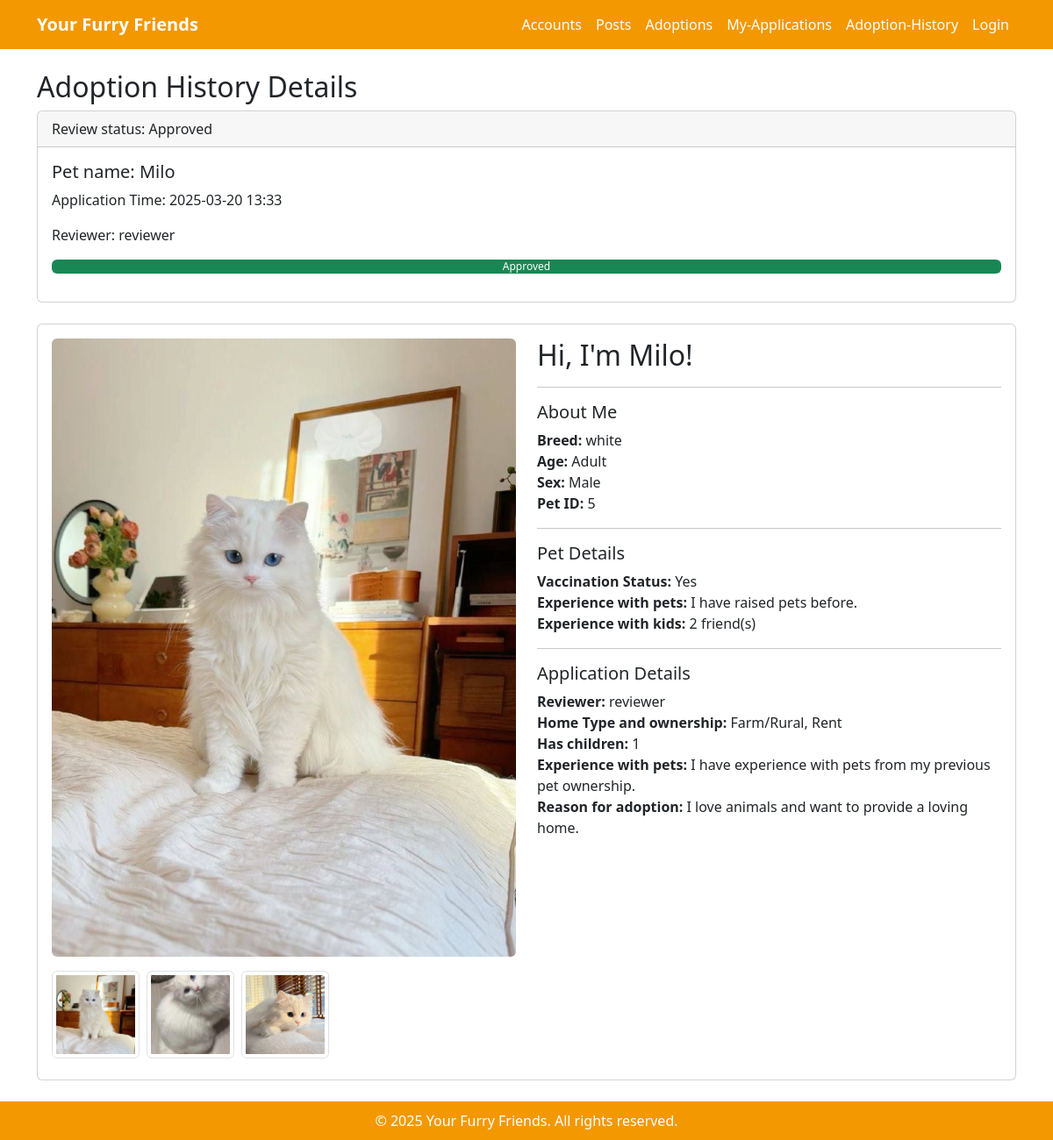
The app's page /adoptions/details/5 with its own data.
### adoptions/models.py (models this page shows, shortened)
class AdoptionReview(models.Model):
    adopt_review_id = models.AutoField(primary_key=True)
    adopt_info = models.ForeignKey(
        AdoptPetInfo, on_delete=models.CASCADE, related_name="reviews", null=True, blank=True
    )
    pet = models.ForeignKey(Pet, on_delete=models.CASCADE)
    adopter_username = models.ForeignKey(User, on_delete=models.CASCADE, related_name="adoption_requests")
    operator_username = models.ForeignKey(User, on_delete=models.SET_NULL, null=True, blank=True, related_name="processed_reviews")
    status = models.CharField(
        max_length=20,
        choices=[('Pending', 'Pending'), ('Approved', 'Approved'), ('Rejected', 'Rejected')],
        default='Pending'
    )  # 审核状态
    applied_at = models.DateTimeField(auto_now_add=True)
    review_time = models.DateTimeField(null=True, blank=True)  # 确认这里

class AdoptPetInfo(models.Model):
    adopt_info_id = models.AutoField(primary_key=True)
    pet = models.ForeignKey(Pet, on_delete=models.CASCADE)
    user = models.ForeignKey(User, on_delete=models.CASCADE, related_name="adopted_pets")# 添加了related_name="adopted_pets"
    operator = models.ForeignKey(User, on_delete=models.CASCADE, related_name="processed_adoptions") # 添加了related_name="processed_adoptions"
    home_type = models.CharField(max_length=50)
    home_ownership = models.CharField(max_length=50)
    has_landlord_permission = models.BooleanField(default=False)
    has_other_pets = models.TextField(blank=True, null=True)
    has_children = models.CharField(max_length=10,
                                    choices=[('0', '0'), ('1', '1'),
                                             ('2', '2'), ('3', '3'),
                                             ('4', '4'), ('5', '5')],
                                    default='0'
                                    )
    experience_with_pets = models.TextField()
    reason_for_adoption = models.TextField()
    created_at = models.DateTimeField(auto_now_add=True)

### posts/models.py (models this page shows, shortened)
class Pet(models.Model):
    pet_id = models.AutoField(primary_key=True)
    name = models.CharField(max_length=100)
    sex = models.CharField(max_length=10, choices=[('Male', 'Male'), ('Female', 'Female')])
    age = models.CharField(max_length=10, choices=[('Young', 'Young'), ('Adult', 'Adult')])
    weight = models.FloatField()
    breed = models.CharField(max_length=100, blank=True, null=True)
    size = models.CharField(max_length=50, choices=[('Small', 'Small'), ('Medium', 'Medium'), ('Large', 'Large')])
    status = models.CharField(max_length=20, choices=[('Available', 'Available'), ('Adopted', 'Adopted')], default='Available')
    posted_by = models.ForeignKey(settings.AUTH_USER_MODEL, on_delete=models.CASCADE)  # 关联用户
    created_at = models.DateTimeField(auto_now_add=True)
    type = models.CharField(max_length=50, choices=[('Dog', 'Dog'), ('Cat', 'Cat')])

class PetImage(models.Model):
    pet_image_id = models.AutoField(primary_key=True)
    pet = models.ForeignKey(Pet, on_delete=models.CASCADE, related_name="images")
    pet_image = models.ImageField(upload_to='pet_images/', null=True, blank=True)

class PostPetInfo(models.Model):
    post_info_id = models.AutoField(primary_key=True)
    pet = models.ForeignKey(Pet, on_delete=models.CASCADE)  # 🐶 关联宠物信息
    user = models.ForeignKey(
        settings.AUTH_USER_MODEL,  # ✅ 这里用 `settings.AUTH_USER_MODEL`
        on_delete=models.CASCADE,
        related_name="posted_pets",
        null = True,
        blank = True
    )  # ✅ **确保正确关联 `accounts.User`**
    email = models.EmailField(max_length=254, blank=True, null=True)  # ✅新增Email字段
    home_type = models.CharField(max_length=20,
                                 choices=[('Apartment', 'Apartment'), ('House', 'House'),
                                          ('Townhouse', 'Townhouse'), ('Farm/Rural', 'Farm/Rural')],
                                 default='Apartment'
                                 )
    home_ownership = models.CharField(max_length=20,
                                      choices=[('Own', 'Own'), ('Rent', 'Rent'),
                                          ('Living with parents', 'Living with parents'), ('Other', 'Other')],
                                      default='Own'
                                      )
    has_other_pets = models.TextField(blank=True, null=True)
    has_children = models.CharField(max_length=10,
                                      choices=[('0', '0'), ('1', '1'),
                                           ('2', '2'), ('3', '3'),
                                           ('4', '4'), ('5', '5')],
                                      default='0'
                                      )
    experience_with_pets = models.TextField(blank=True, null=True)
    reason_for_fostering = models.TextField(blank=True, null=True)
    pet_passport = models.TextField(blank=True, null=True)
    vaccinated = models.CharField(max_length=20,
                                 choices=[('Yes', 'Yes'), ('No', 'No'),
                                         ],
                                 default='No'
                                 )
    status = models.CharField(
        max_length=20, choices=[('Pending', 'Pending'), ('Approved', 'Approved'), ('Rejected', 'Rejected')],
        default='Pending'
    )  # 📌 **审核状态**
    created_at = models.DateTimeField(auto_now_add=True)
    review_time = models.DateTimeField(null=True, blank=True)

### accounts/models.py (models this page shows)
class User(AbstractUser):
    email = models.EmailField(unique=False, blank=True, null=True) # 改为了false（允许了多个用户注册）
    username = models.CharField(max_length=50, unique=True)  # 自定义用户名长度
    phone_no = models.CharField(max_length=15, unique=True, null=True, blank=True)
    address = models.TextField(null=True, blank=True)
    birthday = models.DateField(null=True, blank=True)
    title = models.CharField(max_length=50, null=True, blank=True)
    user_type = models.CharField(
        max_length=20,
        choices=[('User', 'User'), ('Admin', 'Admin')],
        default='User'
    )  # 用户类型（普通用户 / 管理员）
    status = models.CharField(
        max_length=10,
        choices=[('Active', 'Active'), ('Banned', 'Banned')],
        default='Active'
    )  # 用户状态
    user_image = models.ImageField(upload_to='user_images/', null=True, blank=True)
    created_at = models.DateTimeField(auto_now_add=True)
    updated_at = models.DateTimeField(auto_now=True)
    def __str__(self):
        return self.username

### adoptions/views.py (the view)
# urls.py: path('details/<int:pet_id>', views.history_details, name='history_details'),
def history_details(request, pet_id):
    from django.db.models import Max
    application = AdoptPetInfo.objects.filter(pet__pet_id=pet_id) \
        .annotate(latest_review_time=Max('reviews__review_time')) \
        .order_by('-latest_review_time').first()
    review = AdoptionReview.objects.filter(pet__pet_id=pet_id).order_by('-applied_at').first()
    pet_info = PostPetInfo.objects.filter(pet_id=pet_id).filter(pet__pet_id=pet_id).first()
    context = {
        'application': application,
        'review': review,
        'pet_info':pet_info,
    }
    return render(request, 'adoptions/history_details.html', context)

### templates/adoptions/history_details.html
{% extends 'adoptions/base.html' %}
{% load static %}
{% block content %}
<div class="container mt-4">
  <h2>Adoption History Details</h2>
  {% if review %}
    <div class="card mb-4">
      <div class="card-header">
        Review status: {{ review.status }}
      </div>
      <div class="card-body">
        <h5 class="card-title">Pet name: {{ review.pet.name }}</h5>
        <p class="card-text">Application Time: {{ review.applied_at|date:"Y-m-d H:i" }}</p>
        <p class="card-text">
          Reviewer:
          {% if review.operator_username %}
            {{ review.operator_username.username }}
          {% else %}
            Reviewer not assigned at this time
          {% endif %}
        </p>
        <div class="progress mb-3">
  <div class="progress-bar
    {% if review.status == 'Approved' %}
      bg-success
    {% elif review.status == 'Rejected' %}
      bg-danger
    {% else %}
      bg-warning
    {% endif %}"
       role="progressbar"
       style="width: {% if review.status == 'Pending' %}33{% elif review.status == 'Approved' or review.status == 'Rejected' %}100{% endif %}%;"
       aria-valuenow="{% if review.status == 'Pending' %}33{% else %}100{% endif %}"
       aria-valuemin="0" aria-valuemax="100">
    {% if review.status == 'Pending' %}
      Pending
    {% elif review.status == 'Approved' %}
      Approved
    {% elif review.status == 'Rejected' %}
      Rejected
    {% endif %}
  </div>
</div>
      </div>
    </div>
    <div class="card">
      <div class="card-body">
        <div class="row">
          <div class="col-md-6">
            {% with review.pet.images.all as all_images %}
              {% if all_images %}
                {% with all_images|first as main_image %}
                  <div class="mb-3">
                    <img src="{{ main_image.pet_image.url }}" class="img-fluid rounded" alt="{{ review.pet.name }} Main">
                  </div>
                {% endwith %}
                <div class="d-flex flex-wrap">
                  {% for image in all_images %}
                    <img src="{{ image.pet_image.url }}" class="img-thumbnail me-2 mb-2"
                         style="width: 100px; height: 100px; object-fit: cover;"
                         alt="{{ review.pet.name }} Thumbnail">
                  {% endfor %}
                </div>
              {% else %}
                <div class="mb-3">
                  <img src="{% static 'images/default_pet.jpg' %}" class="img-fluid rounded" alt="{{ review.pet.name }} Main">
                </div>
              {% endif %}
            {% endwith %}
          </div>
          <div class="col-md-6">
            <h2>Hi, I'm {{ review.pet.name }}!</h2>
            <hr>
            <h5>About Me</h5>
            <ul class="list-unstyled">
              <li><strong>Breed:</strong> {{ review.pet.breed }}</li>
              <li><strong>Age:</strong>
                {% if review.pet.age|default:0 <= 2 %}
                  Young
                {% else %}
                  Adult
                {% endif %}
              </li>
              <li><strong>Sex:</strong> {{ review.pet.sex }}</li>
              <li><strong>Pet ID:</strong> {{ review.pet.pet_id }}</li>
            </ul>
            <hr>
            <h5>Pet Details</h5>
  <ul class="list-unstyled">
    <li><strong>Vaccination Status:</strong>
        {{ pet_info.vaccinated }}
    </li>
    <li><strong>Experience with pets:</strong>
        {{  pet_info.experience_with_pets }}
    </li>
    <li><strong>Experience with kids:</strong>
        {{pet_info.has_children }} friend(s)
    </li>
  </ul>
          <hr>
            <h5>Application Details</h5>
  <ul class="list-unstyled">
    <li><strong>Reviewer:</strong>
        {{ review.operator_username }}
    </li>
    <li><strong>Home Type and ownership:</strong>
        {{  application.home_type }}, {{  application.home_ownership }}
    </li>
      <li><strong>Has children:</strong>
        {{  application.has_children }}
    </li>
    <li><strong>Experience with pets:</strong>
        {{application.experience_with_pets }}
    </li>
      <li><strong>Reason for adoption:</strong>
        {{application.reason_for_adoption }}
    </li>
  </ul>
          </div>
        </div>
      </div>
    </div>
  {% else %}
    <p>There are currently no pending adoption applications.</p>
  {% endif %}
</div>
{% endblock %}

### templates/adoptions/base.html (style rules this page uses)
:root { --main-orange: #f39800; }

### records on screen
AdoptionReview: status "Approved", pet.name "Milo", applied_at "2025-03-20 13:33", operator_username.username "reviewer", pet.breed "white", pet.sex "Male", pet.pet_id "5", operator_username "reviewer"
PetImage: pet_image (picture)
PetImage: pet_image (picture)
PetImage: pet_image (picture)
PostPetInfo: vaccinated "Yes", experience_with_pets "I have raised pets before.", has_children "2"
AdoptPetInfo: home_type "Farm/Rural", home_ownership "Rent", has_children "1", experience_with_pets "I have experience with pets from my previous pet ownership.", reason_for_adoption "I love animals and want to provide a loving home."
